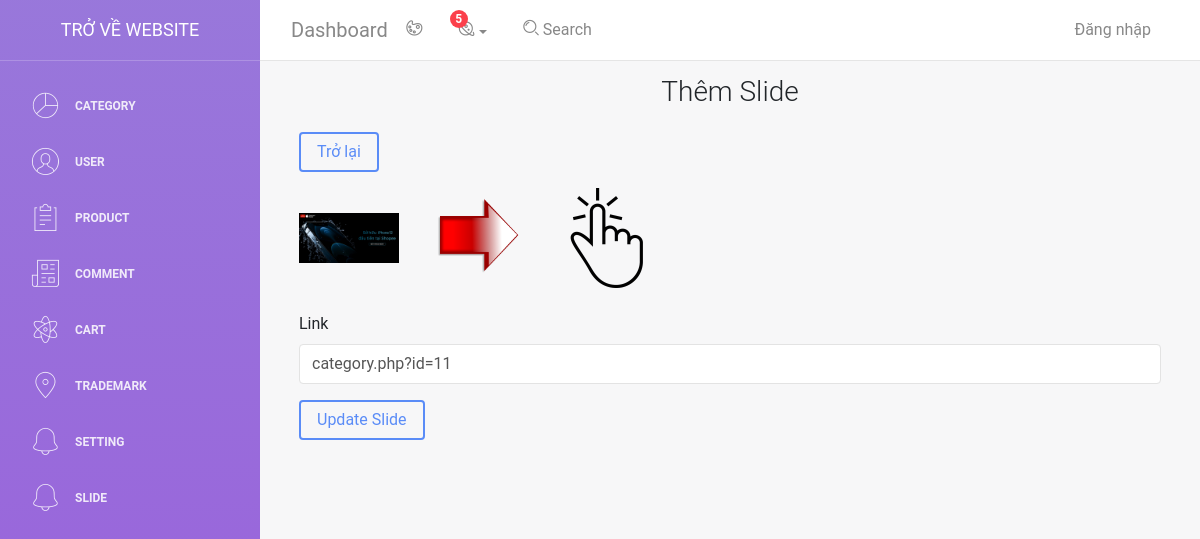
Page /admin/light-bootstrap-dashboard-master/examples/slide_update.php?id=2 on the committed database.
### tables this page shows
CREATE TABLE `slide` (
  `id` int(11) NOT NULL,
  `image` text NOT NULL,
  `link` text NOT NULL,
  `time` datetime NOT NULL
);

### admin/light-bootstrap-dashboard-master/examples/slide_update.php (the view, shortened to what this page needs)
<?php
include 'header.php';
include 'db.php';
?>
<div class="container">
     <?php
     if (isset($_GET['id'])) {
          $id = $_GET['id'];
          $sql_slide = "SELECT * FROM `slide` WHERE `id` = '$id'";
          $result_slide = $conn->query($sql_slide);
          if ($result_slide->num_rows > 0) {
               while ($row_slide = $result_slide->fetch_assoc()) {
                    $image  = $row_slide['image'];
                    $link = $row_slide['link'];
               }
          }
     }
     ?>
     <h3 class="text-center mt-3 mb-3">Thêm Slide</h3>
     <form method="post" action="" class="m-4" enctype="multipart/form-data">
          <a href="slide.php" class="btn btn-primary mb-3">Trở lại</a>
          <div class="mb-3">
               <?php
               echo ' <img class="" width="100px" src="images/slide/' . $image . '" alt="">
          <img class="mx-4" width="100px" src="images/chuyendoi.png" alt="">';
               ?>
               <label for="imgInp1">
                    <img class="" width="100px" src="images/them.png" alt="" id="blah1">
               </label>
          </div>
          <div class="mb-3">
               <label for="exampleInputPassword1" class="form-label">Link</label>
               <input type="text" name="link" required value="<?php echo $link ?>" class="form-control" id="exampleInputexampleInputPassword1">
          </div>
          <button type="submit" class="btn btn-primary" name="update_slide">Update Slide</button>
     </form>
</div>

### rows in the picture
slide: image (picture), link "category.php?id=11"
